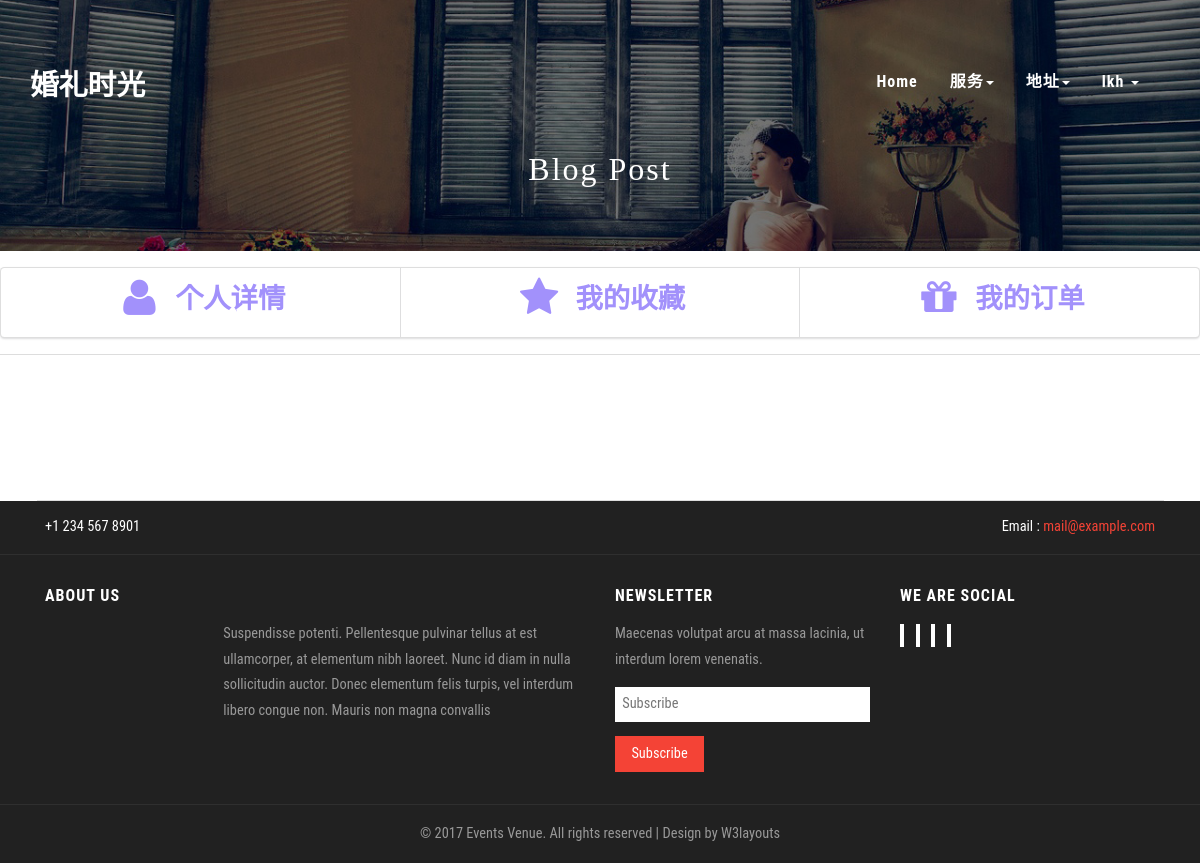
/person-fav/ (signed in), run on an earlier commit of the app's database.
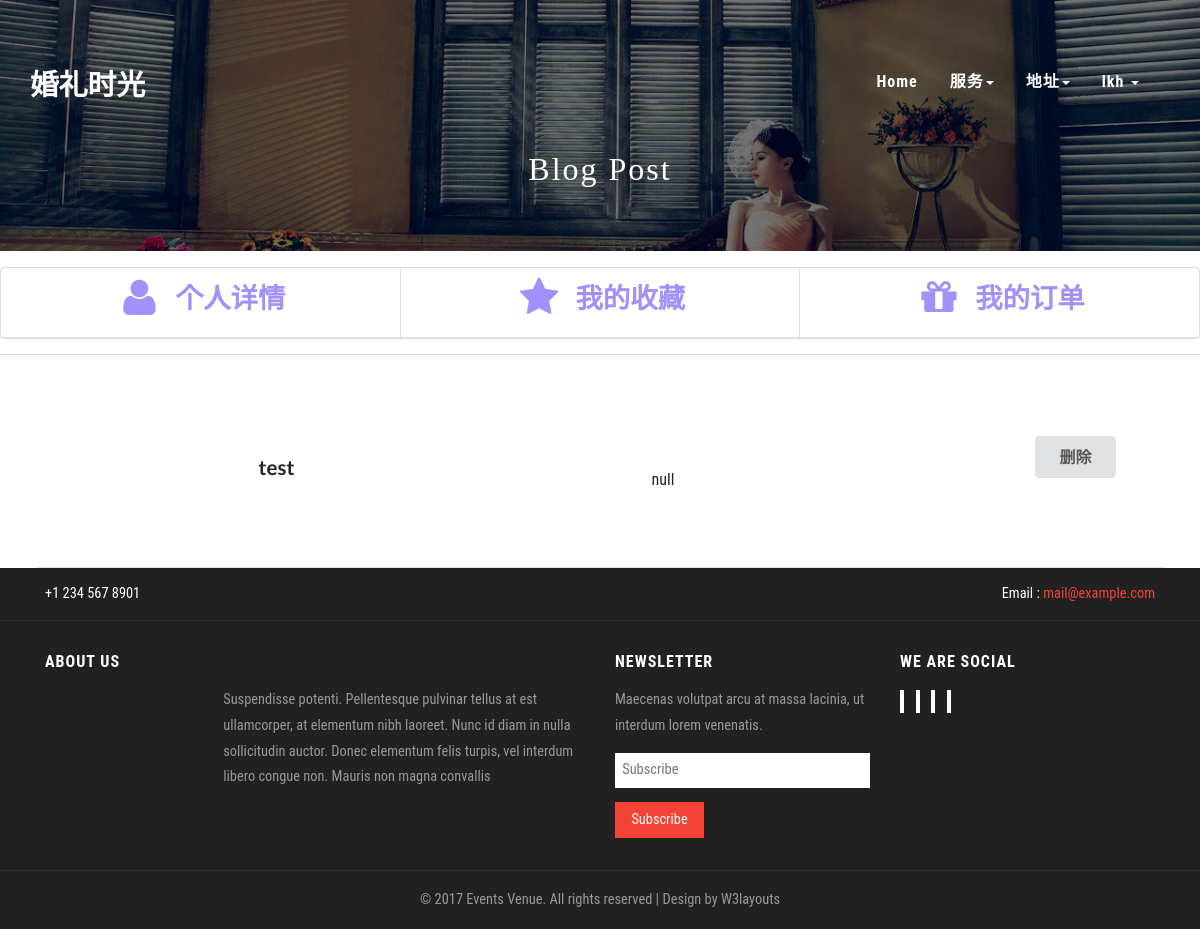
And on a later commit of the database.
### Web/models.py (models this page shows, shortened)
class Fav(models.Model):#收藏
    fav_user = models.ForeignKey(to=UserProfile)
    fav_ser = models.ForeignKey(to = C_S)
    def __str__(self):
        return self.fav_user.belong_to.username

class C_S(models.Model):#存服务
    belong = models.ForeignKey(to=Company)#所属公司
    topic = models.CharField(max_length=30 , default='unnamed_S|C')#主题
    public_like = models.PositiveIntegerField(default=0)#喜好程度
    icon = models.ImageField(upload_to='store/icon')#图标
    introduction = models.TextField(max_length=255,default='null')#介绍
    index_flag = models.CharField(max_length=20,default='',null=True,blank = True)
    service_kind = models.ForeignKey(to=server_choices)#服务种类
    minprice = models.DecimalField(max_digits=8,decimal_places=2,default = 0,null=True,blank=True)#价格999999.99
    maxprice = models.DecimalField(max_digits=8,decimal_places=2,default = 0,null=True,blank=True)#价格999999.99
    detail = models.TextField(max_length=255,default='null',null=True,blank = True)#细节参数
    create_time = models.DateField(auto_now_add=True)#创建日期
    graph_count = models.IntegerField(default=0)#包含图片数
    writed_time = models.DateField(auto_now=True)#修改日期

### Web/views.py (the view)
# urls.py: url(r'^person-fav/$',person_fav),
def person_fav(request):
    context={}
    if isinstance(request.user,User):
        user = UserProfile.objects.get(belong_to = request.user)
    else:
        return redirect(to='index')
    cities = City.objects.all()
    ser_kind = server_choices.objects.all()
    favs = Fav.objects.filter(fav_user = user)
    print(favs)
    context['User']=user
    context['city']=cities
    context['favs']=favs
    return render(request,'person-fav.html',context=context)

### Web/models.py (called while the page is built)
    def __str__(self):
        return self.city_name

    def __str__(self):
        return self.belong_to.username

### Web/templates/person-fav.html (shortened to what this page needs)
<!DOCTYPE html>
{% load staticfiles %}
<html lang="en">
<head>
<link rel="stylesheet" href="{% static '/css/semantic.css' %}" media="screen" title="no title" charset="utf-8">
<link href="{% static '/css/bootstrap.css' %}" rel="stylesheet" type="text/css" media="all" />
<link rel="stylesheet" href="{% static '/css/style.css' %}" type="text/css" media="all" />
</head>
<body>
	<div class="banner">
        {% include "header.html" %}
		<div class="agileinfo-top-heading">
			<h2>Blog Post</h2>
		</div>
    </div>
<div>
        <div class="ui vertical horizontal segments">
                <div class="ui right aligned vertical segment">
                    <a href="../../person/">
                        <h5 class="ui large violet header center aligned inverted">
                            <i class="user outline icon"></i>个人详情
                        </h5>
                    </a>
                </div>
                <div class="ui vertical segment">
                    <h4 class="ui large violet header center aligned inverted ">
                        <i class="star outline icon"></i>我的收藏
                    </h4>
                </div>
                <div class="ui left aligned vertical segment">
                    <a href="../../person-list/">
                        <h5 class="ui large violet header center aligned inverted">
                            <i class="gift icon"></i>我的订单
                        </h5>
                    </a>
                </div>
            </div>
            <div class="ui divider"></div>
        <div class="ui vertical segment container">
                <div class="ui center aligned very padded vertical segment container">
                        <div class="ui ">
                            <div class="ui link items">
                                {% for fav in favs %}
                                <div class="segment item">
                                  <div class="ui small image">
                                  </div>
                                  <div class="content">
                                    <a class="header left floated" href="../../single/{{fav.fav_ser.id}}">{{fav.fav_ser.topic}}</a>&nbsp;<button class="ui right floated button">删除</button>
                                    <div class="description ">
                                      <p>{{fav.fav_ser.introduction}}</p>
                                    </div>
                                  </div>
                                </div>
                                {% endfor %}
                        </div>
                    </div>
        </div>
</div>
    <footer>
    {% include "footer.html" %}
    </footer>
</body>
</html>

What changed in the data, as far as the page shows it:
added Fav: fav_ser.topic "test", fav_ser.introduction "null"
